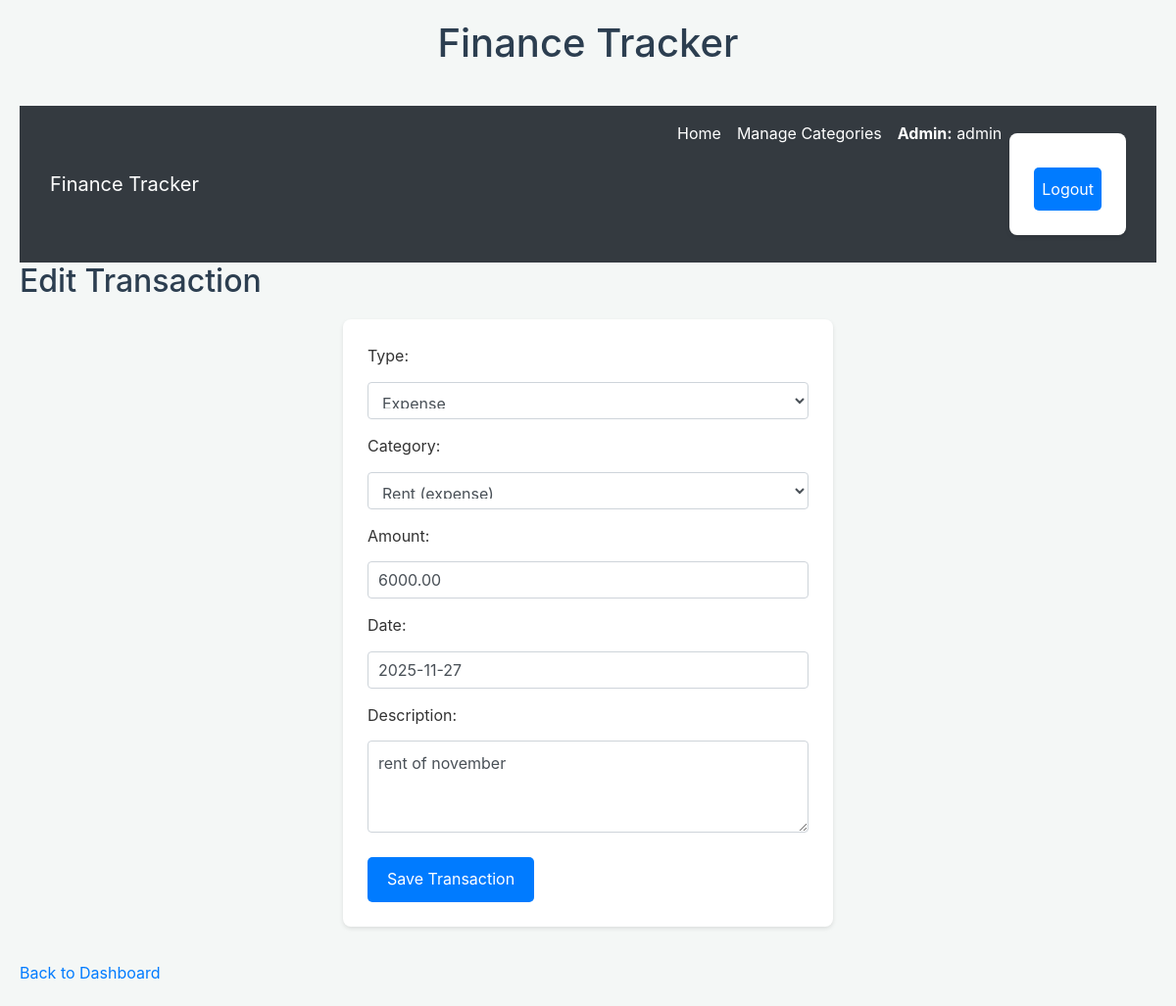
Page /transaction/6/edit/ (signed in) on the committed database.
### tracker/models.py (models this page shows, shortened)
class Category(models.Model):
    CATEGORY_TYPES =  [
        ('income', 'Income'),
        ('expense', 'Expense'),
    ]
    type = models.CharField(max_length=10, choices=CATEGORY_TYPES)
    name = models.CharField(max_length=100)
    user = models.ForeignKey(User, on_delete=models.CASCADE, null=True, blank=True)
    created_at = models.DateTimeField(auto_now_add=True)
    class Meta:
        verbose_name_plural = "Categories"
    def __str__(self):
        return f"{self.name} ({self.type})"

class Transaction(models.Model):
    TRANSACTION_TYPES = [
        ('income', 'Income'),
        ('expense', 'Expense'),
    ]
    user = models.ForeignKey(User, on_delete=models.CASCADE)
    category = models.ForeignKey(Category, on_delete=models.SET_NULL, null=True)
    type = models.CharField(max_length=10, choices=TRANSACTION_TYPES)
    amount = models.DecimalField(max_digits=10, decimal_places=2)
    description = models.TextField(blank=True, null=True)
    date  = models.DateField()
    created_at = models.DateTimeField(auto_now_add=True)
    class META:
        ordering = ['-date', '-created_at'] #- means keep in descending, newset frist

### tracker/views.py (the view)
# urls.py: path('transaction/<int:pk>/edit/', views.edit_transaction, name='edit_transaction'),
def edit_transaction(request, pk):
    transaction = get_object_or_404(Transaction, pk=pk, user=request.user)
    if request.method == 'POST':
        form = TransactionForm(request.POST, instance=transaction, user=request.user)
        if form.is_valid():
            form.save()
            return redirect('tracker:dashboard')
    else:
        form = TransactionForm(instance=transaction, user=request.user)
    return render(request, 'tracker/transaction_form.html', {'form': form, 'title': 'Edit Transaction'})

### tracker/templates/tracker/transaction_form.html (shortened to what this page needs)
{% extends 'tracker/base.html' %}
{% block content %}
<h2>{{ title }}</h2>
{% if not form.fields.category.queryset.exists %}
    <p>You don't have any categories yet. Please <a href="{% url 'tracker:category_add' %}">add a category</a> before adding a transaction.</p>
{% else %}
    <form method="post">
        {{ form.as_p }}
        <button type="submit">Save Transaction</button>
    </form>
{% endif %}
<a href="{% url 'tracker:dashboard' %}">Back to Dashboard</a>
{% endblock %}

### tracker/templates/tracker/base.html (shortened to what this page needs)
{% load static %}
<!DOCTYPE html>
<html lang="en">
<head>
    <link rel="stylesheet" href="https://stackpath.bootstrapcdn.com/bootstrap/4.5.2/css/bootstrap.min.css">
    <link rel="stylesheet" href="{% static 'tracker/style.css' %}">
</head>
<body>
    {% block title_heading %}
    <h1>Finance Tracker</h1>
    {% endblock title_heading %}
    {% block navbar %}
    <nav class="navbar navbar-expand-lg navbar-light bg-light {% if user.is_superuser %}admin-navbar{% endif %}">
        <div class="container-fluid">
            <a class="navbar-brand" href="{% url 'tracker:welcome_page' %}">Finance Tracker</a>
            <div class="collapse navbar-collapse">
                <ul class="navbar-nav ml-auto mb-2 mb-lg-0">
                    {% if user.is_authenticated %}
                        <li class="nav-item">
                            <a class="nav-link" href="{% url 'tracker:dashboard' %}">Home</a>
                        </li>
                        <li class="nav-item">
                            <a class="nav-link" href="{% url 'tracker:category_list' %}">Manage Categories</a>
                        </li>
                        <li class="nav-item nav-link">
                            {% if user.is_superuser %}
                                <strong>Admin:</strong> {{ user.username }}
                            {% else %}
                                Welcome, {{ user.username }}
                            {% endif %}
                        </li>
                        <li class="nav-item">
                            <form action="{% url 'logout' %}" method="post">
                                <button type="submit" class="nav-link btn btn-danger">Logout</button>
                            </form>
                        </li>
                    {% endif %}
                </ul>
            </div>
        </div>
    </nav>
    {% endblock navbar %}
    {% block content %}{% endblock %}
</body>
</html>

### tracker/static/tracker/style.css (style rules this page uses)
body { font-family: -apple-system, BlinkMacSystemFont, "Segoe UI", Roboto, "Helvetica Neue", Arial, sans-serif; background-color: #f4f7f6; color: #333; line-height: 1.6; margin: 0; padding: 20px; }
h1, h2, h3 { color: #2c3e50; }
h1 { text-align: center; margin-bottom: 40px; }
form { background-color: #fff; padding: 25px; border-radius: 8px; box-shadow: 0 2px 4px rgba(0, 0, 0, 0.1); max-width: 500px; margin: 20px auto; }
form p { margin-bottom: 15px; }
.form-control { width: 100%; padding: 10px; margin-top: 5px; border: 1px solid #ced4da; border-radius: 4px; box-sizing: border-box; }
form button[type="submit"] { background-color: #007bff; color: white; padding: 10px 20px; border: none; border-radius: 5px; cursor: pointer; font-size: 1em; margin-top: 10px; transition: background-color 0.3s ease; }
form + a { display: inline-block; margin-top: 15px; color: #007bff; text-decoration: none; }
.admin-navbar { background-color: #343a40 !important; }
.admin-navbar .navbar-brand, .admin-navbar .nav-link { color: #ffffff !important; }
.admin-navbar .nav-link.btn { border-color: #ffffff !important; }

### rows in the picture
Category: type "Expense"
Transaction: category "Rent (expense)", amount "6000.00", date "2025-11-27", description "rent of november"

### other values in the picture
{{ user.username }} "admin"
{{ title }} "Edit Transaction"
